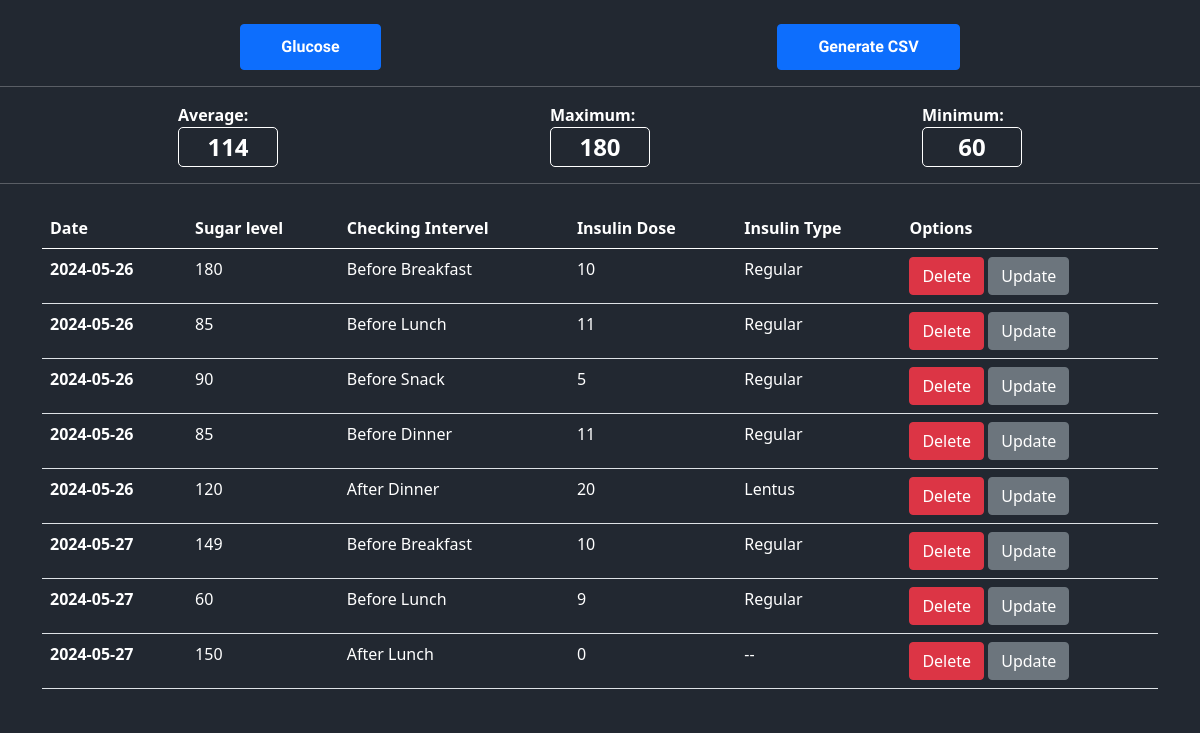
The page / on the database its author committed.
### tables this page shows
CREATE TABLE sugardatainsulin (id INTEGER PRIMARY KEY AUTOINCREMENT , dose int, iType VARCHAR(50), interval VARCHAR(50), date DATE, sValue INTEGER );

### main.py (the view, shortened to what this page needs)
@app.route('/', methods=['POST', 'GET'])
def homePage():
  if request.method == "POST":
    try:
      if list(request.form.keys())[0] == 'delete_id':
        databaseHandler.delete_record(int(request.form.get('delete_id')))
        return redirect('/')
      else:
        return render_template(
            'metafile.html',
            id=databaseHandler.get_single(int(request.form.get('update_id'))),
            sugar_interval_dropdown=metadatafile.Sugar_check_intervals,
            insulin_type_dropdown=metadatafile.Insulin_type_names)
    except:
      pass
    try:
      updated_datalist = [
          request.form.get('Insulin dose'),
          request.form.get('Insulin type'),
          request.form.get('Interval'),
          request.form.get('date'),
          request.form.get('sugar value'),
      ]
      databaseHandler.update_value(updated_datalist,
                                   int(request.form.get('id')))
      return redirect('/')
    except:
      pass
  else:
    return render_template('timer.html',
                           sugarData=databaseHandler.get_data(),
                           average_value=int(
                               databaseHandler.avg_sugar_value()[0][0]),
                           max_sugar_value=databaseHandler.max_sugar_value(),
                           min_sugar_value=databaseHandler.min_sugar_value())

### setuptest.py (called while the page is built)
    def get_data(self):
        self.connection = sqlite3.connect(self.database)
        self.cursor = self.connection.cursor()
        query = f'SELECT * FROM {self.tablename} ORDER BY date ASC'
        self.cursor.execute(query)
        data = self.cursor.fetchall()
        self.connection.commit()
        self.connection.close()
        return data

    def avg_sugar_value(self):
        self.connection = sqlite3.connect(self.database)
        self.cursor = self.connection.cursor()
        query = f'SELECT AVG(sValue) FROM {self.tablename}'
        self.cursor.execute(query)
        data = self.cursor.fetchall()
        self.connection.commit()
        self.connection.close()
        return data

    def max_sugar_value(self):
        self.connection = sqlite3.connect(self.database)
        self.cursor = self.connection.cursor()
        query = f'SELECT MAX(sValue) FROM {self.tablename}'
        self.cursor.execute(query)
        data = self.cursor.fetchall()
        self.connection.commit()
        self.connection.close()
        return data

    def min_sugar_value(self):
        self.connection = sqlite3.connect(self.database)
        self.cursor = self.connection.cursor()
        query = f'SELECT MIN(sValue) FROM {self.tablename}'
        self.cursor.execute(query)
        data = self.cursor.fetchall()
        self.connection.commit()
        self.connection.close()
        return data

### templates/timer.html (shortened to what this page needs)
<!DOCTYPE html>
<html lang="en">
<head>
  <link href="https://cdn.jsdelivr.net/npm/bootstrap@5.0.2/dist/css/bootstrap.min.css" rel="stylesheet">
  <link
  rel="stylesheet"
  href="https://cdn.jsdelivr.net/npm/@freshworks/crayons@v4/css/crayons-min.css"
/>
<link rel="stylesheet" href="https://nordcdn.net/ds/css/3.2.0/nord.min.css" />
<link rel="stylesheet" href="https://cdn.jsdelivr.net/npm/@shoelace-style/shoelace@2.15.1/cdn/themes/light.css" />
<link
  rel="stylesheet"
  media="(prefers-color-scheme:light)"
  href="https://cdn.jsdelivr.net/npm/@shoelace-style/shoelace@2.15.1/cdn/themes/light.css"
/>
<link
  rel="stylesheet"
  media="(prefers-color-scheme:dark)"
  href="https://cdn.jsdelivr.net/npm/@shoelace-style/shoelace@2.15.1/cdn/themes/dark.css"
  onload="document.documentElement.classList.add('sl-theme-dark');"
/>
</head>
<body>
<div class="container w-100 d-flex justify-content-around mt-3 flex-wrap">
  <a href="{{url_for('new_record')}}" class="btn btn-primary mt-2" style='font-family: "Poetsen One", sans-serif; padding:10px 40px; font-weight: bolder' >Glucose</a>
  <a href="{{url_for('update_record')}}" class="btn btn-primary mt-2" style='font-family: "Poetsen One", sans-serif; padding:10px 40px; font-weight: bolder' >Generate CSV</a>
</div>
<hr style="color: white;">
<div class="result-container container ">
  <div class="average-sugar-value">
    <label for="average-sugar-value-input" class="average-sugar-value-label">Average:</label>
    <input type="text" name="average-sugar-value-input" id="" value="{{average_value}}" disabled>
  </div>
  <div class="average-sugar-value">
    <label for="average-sugar-value-input" class="average-sugar-value-label">Maximum:</label>
    <input type="text" name="average-sugar-value-input" id="" value="{{max_sugar_value[0][0]}}" disabled>
  </div>
  <div class="average-sugar-value">
    <label for="average-sugar-value-input" class="average-sugar-value-label">Minimum:</label>
    <input type="text" name="average-sugar-value-input" id="" value="{{min_sugar_value[0][0]}}" disabled>
  </div>
</div>
<hr style="color: white;">
<div class="w-100 mt-4 " style="overflow-x: scroll;">
  <div class="table-container container"  style="min-width: 1050px;">
    <table class="table">
      <thead>
        <tr>
          <th scope="col">Date</th>
          <th scope="col">Sugar level</th>
          <th scope="col">Checking Intervel</th>
          <th scope="col">Insulin Dose</th>
          <th scope="col">Insulin Type</th>
          <th scope="col">Options</th>
        </tr>
      </thead>
      <tbody>
        {% for item in sugarData %}
          <tr>
            <th>{{item[4]}}</th>
            <td>{{item[5]}}</td>
            <td>{{item[3]}}</td>
            <td>{{item[1]}}</td>
            <td>{{item[2]}}</td>
            <td>
              <form action="" method="post">
                <button name="delete_id" value="{{item[0]}}" class="btn btn-danger">Delete</button>
                <button name="update_id" value="{{item[0]}}" class="btn btn-secondary">Update</button>
              </form>
            </td>
          </tr>
        {% endfor %}
      </tbody>
    </table>
  </div>
</div>
</body>
</html>

### templates/timer.html (style rules this page uses)
* { background-color: #222831; }
body { background-color: #222831; }
.table { color: white; }
.average-sugar-value-label { color: white; font-weight: bolder; }
.average-sugar-value { display: flex; flex-direction: column; max-width: 100px; }
.average-sugar-value input { border: 1.5px solid white; border-radius: 5px; font-size: x-large; text-align: center; user-select: none; font-weight: bolder; }
.result-container { display: flex; align-items: center; justify-content: space-around; flex-wrap: wrap; }
.average-sugar-value input:disabled { color: white; }

### rows shown on the page
sugardatainsulin: date "2024-05-26", sValue "180", interval "Before Breakfast", dose "10", iType "Regular", {{ item[0] }} 6 (drawn)
sugardatainsulin: date "2024-05-26", sValue "85", interval "Before Lunch", dose "11", iType "Regular", {{ item[0] }} 7 (drawn)
sugardatainsulin: date "2024-05-26", sValue "90", interval "Before Snack", dose "5", iType "Regular", {{ item[0] }} 8 (drawn)
sugardatainsulin: date "2024-05-26", sValue "85", interval "Before Dinner", dose "11", iType "Regular", {{ item[0] }} 9 (drawn)
sugardatainsulin: date "2024-05-26", sValue "120", interval "After Dinner", dose "20", iType "Lentus", {{ item[0] }} 10 (drawn)
sugardatainsulin: date "2024-05-27", sValue "149", interval "Before Breakfast", dose "10", iType "Regular", {{ item[0] }} 11 (drawn)
sugardatainsulin: date "2024-05-27", sValue "60", interval "Before Lunch", dose "9", iType "Regular", {{ item[0] }} 12 (drawn)
sugardatainsulin: date "2024-05-27", sValue "150", interval "After Lunch", dose "0", iType "--", {{ item[0] }} 14 (drawn)
